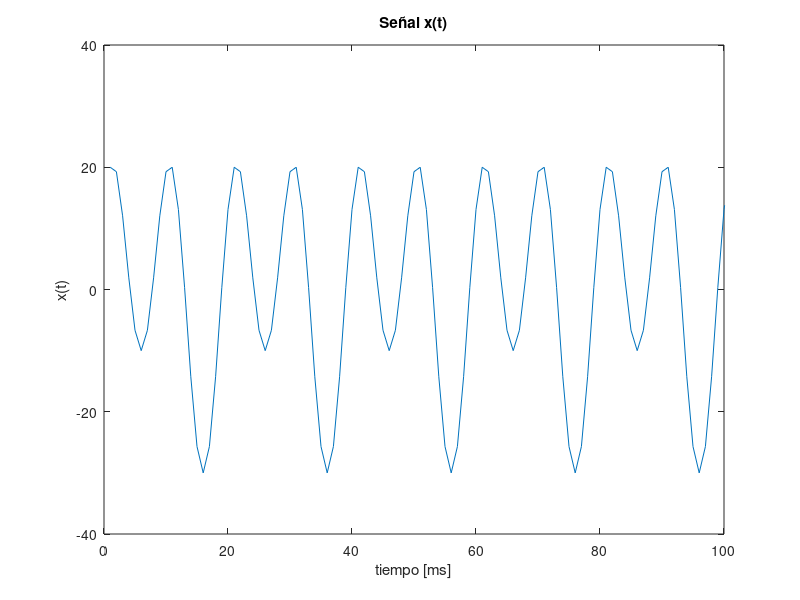

This chart was generated by the following MATLAB code:
fs  = 1000;
ti  = 0;
tf  = 1;
t   = ti:1/fs:tf;
x   = 20*cos(2*pi*100*t) + 10*sin(2*pi*50*t);
plot(x); axis([0 100 -40 40]);
title("Señal x(t)"); xlabel("tiempo [ms]"); ylabel("x(t)");
